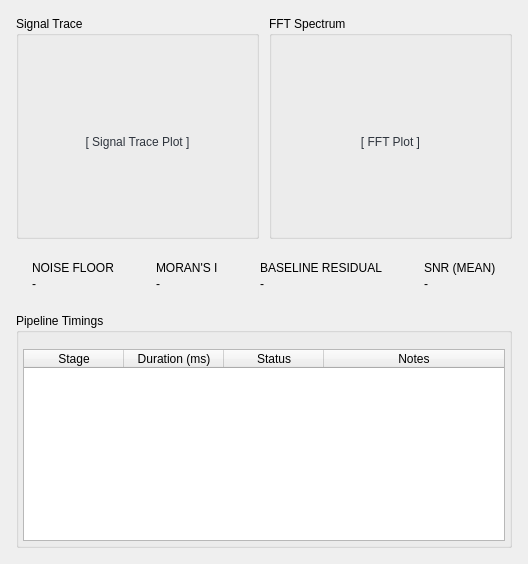
      <widget class="QWidget" name="tabDiagnostics">
       <attribute name="title">
        <string>Diagnostics</string>
       </attribute>
       <layout class="QGridLayout" name="diagGrid">
        <property name="leftMargin">
         <number>16</number>
        </property>
        <property name="topMargin">
         <number>16</number>
        </property>
        <property name="rightMargin">
         <number>16</number>
        </property>
        <property name="bottomMargin">
         <number>16</number>
        </property>
        <property name="spacing">
         <number>10</number>
        </property>
        <item row="0" column="0">
         <widget class="QGroupBox" name="grpSigTrace">
          <property name="title">
           <string>Signal Trace</string>
          </property>
          <layout class="QVBoxLayout" name="sigTraceLay">
           <property name="leftMargin">
            <number>4</number>
           </property>
           <property name="topMargin">
            <number>16</number>
           </property>
           <property name="rightMargin">
            <number>4</number>
           </property>
           <property name="bottomMargin">
            <number>4</number>
           </property>
           <item>
            <widget class="QFrame" name="plotFrame">
             <property name="minimumSize">
              <size>
               <width>0</width>
               <height>180</height>
              </size>
             </property>
             <layout class="QVBoxLayout" name="sigPlotLay">
              <property name="leftMargin">
               <number>0</number>
              </property>
              <property name="topMargin">
               <number>0</number>
              </property>
              <property name="rightMargin">
               <number>0</number>
              </property>
              <property name="bottomMargin">
               <number>0</number>
              </property>
              <item>
               <widget class="QLabel" name="sigPH">
                <property name="styleSheet">
                 <string notr="true">font-size:12px;color:#2E343D;</string>
                </property>
                <property name="text">
                 <string>[ Signal Trace Plot ]</string>
                </property>
                <property name="alignment">
                 <set>Qt::AlignCenter</set>
                </property>
               </widget>
              </item>
             </layout>
            </widget>
           </item>
          </layout>
         </widget>
        </item>
        <item row="0" column="1">
         <widget class="QGroupBox" name="grpFFT">
          <property name="title">
           <string>FFT Spectrum</string>
          </property>
          <layout class="QVBoxLayout" name="fftLay">
           <property name="leftMargin">
            <number>4</number>
           </property>
           <property name="topMargin">
            <number>16</number>
           </property>
           <property name="rightMargin">
            <number>4</number>
           </property>
           <property name="bottomMargin">
            <number>4</number>
           </property>
           <item>
            <widget class="QFrame" name="plotFrame">
             <property name="minimumSize">
              <size>
               <width>0</width>
               <height>180</height>
              </size>
             </property>
             <layout class="QVBoxLayout" name="fftPlotLay">
              <property name="leftMargin">
               <number>0</number>
              </property>
              <property name="topMargin">
               <number>0</number>
              </property>
              <property name="rightMargin">
               <number>0</number>
              </property>
              <property name="bottomMargin">
               <number>0</number>
              </property>
              <item>
               <widget class="QLabel" name="fftPH">
                <property name="styleSheet">
                 <string notr="true">font-size:12px;color:#2E343D;</string>
                </property>
                <property name="text">
                 <string>[ FFT Plot ]</string>
                </property>
                <property name="alignment">
                 <set>Qt::AlignCenter</set>
                </property>
               </widget>
              </item>
             </layout>
            </widget>
           </item>
          </layout>
         </widget>
        </item>
        <item row="1" column="0" colspan="2">
         <layout class="QHBoxLayout" name="metricCardsLay">
          <property name="spacing">
           <number>10</number>
          </property>
          <item>
           <widget class="QFrame" name="cardFrame">
            <layout class="QVBoxLayout" name="noiseCLay">
             <property name="spacing">
              <number>2</number>
             </property>
             <property name="leftMargin">
              <number>16</number>
             </property>
             <property name="topMargin">
              <number>12</number>
             </property>
             <property name="rightMargin">
              <number>16</number>
             </property>
             <property name="bottomMargin">
              <number>12</number>
             </property>
             <item>
              <widget class="QLabel" name="metricLabel">
               <property name="text">
                <string>NOISE FLOOR</string>
               </property>
              </widget>
             </item>
             <item>
              <widget class="QLabel" name="valueLabel">
               <property name="text">
                <string>-</string>
               </property>
              </widget>
             </item>
            </layout>
           </widget>
          </item>
          <item>
           <widget class="QFrame" name="cardFrame">
            <layout class="QVBoxLayout" name="moransCLay">
             <property name="spacing">
              <number>2</number>
             </property>
             <property name="leftMargin">
              <number>16</number>
             </property>
             <property name="topMargin">
              <number>12</number>
             </property>
             <property name="rightMargin">
              <number>16</number>
             </property>
             <property name="bottomMargin">
              <number>12</number>
             </property>
             <item>
              <widget class="QLabel" name="metricLabel">
               <property name="text">
                <string>MORAN'S I</string>
               </property>
              </widget>
             </item>
             <item>
              <widget class="QLabel" name="valueLabel">
               <property name="text">
                <string>-</string>
               </property>
              </widget>
             </item>
            </layout>
           </widget>
          </item>
          <item>
           <widget class="QFrame" name="cardFrame">
            <layout class="QVBoxLayout" name="baseResCLay">
             <property name="spacing">
              <number>2</number>
             </property>
             <property name="leftMargin">
              <number>16</number>
             </property>
             <property name="topMargin">
              <number>12</number>
             </property>
             <property name="rightMargin">
              <number>16</number>
             </property>
             <property name="bottomMargin">
              <number>12</number>
             </property>
             <item>
              <widget class="QLabel" name="metricLabel">
               <property name="text">
                <string>BASELINE RESIDUAL</string>
               </property>
              </widget>
             </item>
             <item>
              <widget class="QLabel" name="valueLabel">
               <property name="text">
                <string>-</string>
               </property>
              </widget>
             </item>
            </layout>
           </widget>
          </item>
          <item>
           <widget class="QFrame" name="cardFrame">
            <layout class="QVBoxLayout" name="snrCLay">
             <property name="spacing">
              <number>2</number>
             </property>
             <property name="leftMargin">
              <number>16</number>
             </property>
             <property name="topMargin">
              <number>12</number>
             </property>
             <property name="rightMargin">
              <number>16</number>
             </property>
             <property name="bottomMargin">
              <number>12</number>
             </property>
             <item>
              <widget class="QLabel" name="metricLabel">
               <property name="text">
                <string>SNR (MEAN)</string>
               </property>
              </widget>
             </item>
             <item>
              <widget class="QLabel" name="valueLabel">
               <property name="text">
                <string>-</string>
               </property>
              </widget>
             </item>
            </layout>
           </widget>
          </item>
         </layout>
        </item>
        <item row="2" column="0" colspan="2">
         <widget class="QGroupBox" name="grpPipeTimings">
          <property name="title">
           <string>Pipeline Timings</string>
          </property>
          <layout class="QVBoxLayout" name="pipeTimeLay">
           <property name="leftMargin">
            <number>4</number>
           </property>
           <property name="topMargin">
            <number>16</number>
           </property>
           <property name="rightMargin">
            <number>4</number>
           </property>
           <property name="bottomMargin">
            <number>4</number>
           </property>
           <item>
            <widget class="QTableWidget" name="tablePipeTimings">
             <property name="minimumSize">
              <size>
               <width>0</width>
               <height>120</height>
              </size>
             </property>
             <property name="editTriggers">
              <set>QAbstractItemView::NoEditTriggers</set>
             </property>
             <property name="selectionMode">
              <enum>QAbstractItemView::NoSelection</enum>
             </property>
             <attribute name="horizontalHeaderStretchLastSection">
              <bool>true</bool>
             </attribute>
             <attribute name="verticalHeaderVisible">
              <bool>false</bool>
             </attribute>
             <column>
              <property name="text">
               <string>Stage</string>
              </property>
             </column>
             <column>
              <property name="text">
               <string>Duration (ms)</string>
              </property>
             </column>
             <column>
              <property name="text">
               <string>Status</string>
              </property>
             </column>
             <column>
              <property name="text">
               <string>Notes</string>
              </property>
             </column>
            </widget>
           </item>
          </layout>
         </widget>
        </item>
       </layout>
      </widget>
